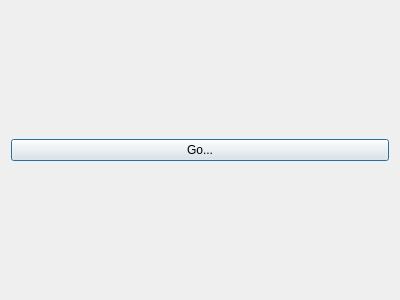
<?xml version="1.0" encoding="UTF-8"?>
<ui version="4.0">
 <class>PrintDialog</class>
 <widget class="QDialog" name="PrintDialog">
  <property name="geometry">
   <rect>
    <x>0</x>
    <y>0</y>
    <width>400</width>
    <height>300</height>
   </rect>
  </property>
  <property name="windowTitle">
   <string>Dialog</string>
  </property>
  <layout class="QVBoxLayout" name="verticalLayout">
   <item>
    <widget class="QPushButton" name="pushButton_print">
     <property name="text">
      <string>Go...</string>
     </property>
    </widget>
   </item>
  </layout>
 </widget>
 <resources/>
 <connections/>
</ui>
